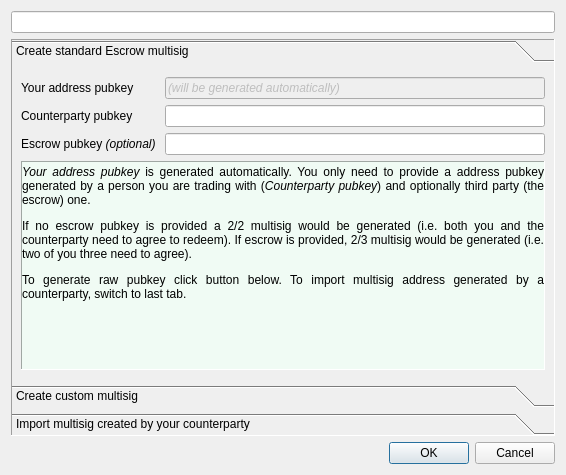
<?xml version="1.0" encoding="UTF-8"?>
<ui version="4.0">
 <class>AskMultisigDialog</class>
 <widget class="QDialog" name="AskMultisigDialog">
  <property name="geometry">
   <rect>
    <x>0</x>
    <y>0</y>
    <width>566</width>
    <height>475</height>
   </rect>
  </property>
  <property name="sizePolicy">
   <sizepolicy hsizetype="Preferred" vsizetype="Minimum">
    <horstretch>0</horstretch>
    <verstretch>0</verstretch>
   </sizepolicy>
  </property>
  <property name="minimumSize">
   <size>
    <width>550</width>
    <height>0</height>
   </size>
  </property>
  <property name="windowTitle">
   <string>Multisig</string>
  </property>
  <layout class="QVBoxLayout" name="verticalLayout">
   <property name="sizeConstraint">
    <enum>QLayout::SetMinimumSize</enum>
   </property>
   <item><widget class="QLineEdit" name="labelEdit"/></item>
   <item>
    <widget class="QToolBox" name="toolBox">
     <property name="frameShape">
      <enum>QFrame::Panel</enum>
     </property>
     <property name="frameShadow">
      <enum>QFrame::Sunken</enum>
     </property>
     <property name="currentIndex">
      <number>0</number>
     </property>
     <widget class="QWidget" name="pageEscrow">
      <property name="geometry">
       <rect>
        <x>0</x>
        <y>0</y>
        <width>546</width>
        <height>326</height>
       </rect>
      </property>
      <attribute name="label">
       <string>Create standard Escrow multisig</string>
      </attribute>
      <layout class="QGridLayout" name="escrowGridLayout">
       <item row="4" column="2">
        <widget class="QLineEdit" name="counterpartyAddressLineEdit"/>
       </item>
       <item row="5" column="2">
        <widget class="QLineEdit" name="escrowAddressLineEdit"/>
       </item>
       <item row="1" column="2">
        <widget class="QLineEdit" name="yourAddressLineEdit">
         <property name="enabled">
          <bool>false</bool>
         </property>
         <property name="font">
          <font>
           <italic>true</italic>
          </font>
         </property>
         <property name="text">
          <string>(will be generated automatically)</string>
         </property>
         <property name="readOnly">
          <bool>true</bool>
         </property>
        </widget>
       </item>
       <item row="1" column="1">
        <widget class="QLabel" name="yourAddressLabel">
         <property name="text">
          <string>Your address pubkey</string>
         </property>
        </widget>
       </item>
       <item row="5" column="1">
        <widget class="QLabel" name="escrowLabel">
         <property name="text">
          <string>Escrow pubkey &lt;i&gt;(optional)&lt;/i&gt;&amp;nbsp;</string>
         </property>
        </widget>
       </item>
       <item row="4" column="1">
        <widget class="QLabel" name="counterpartyAddressLabel">
         <property name="text">
          <string>Counterparty pubkey</string>
         </property>
        </widget>
       </item>
       <item row="6" column="1" colspan="2">
        <widget class="QLabel" name="escrowExplainedLabel">
         <property name="styleSheet">
          <string notr="true">background-color: #f0fbf4</string>
         </property>
         <property name="frameShape">
          <enum>QFrame::Panel</enum>
         </property>
         <property name="frameShadow">
          <enum>QFrame::Sunken</enum>
         </property>
         <property name="text">
          <string>&lt;p&gt;&lt;i&gt;Your address pubkey&lt;/i&gt; is generated automatically.
You only need to provide a address pubkey generated by a person you are trading with (&lt;i&gt;Counterparty pubkey&lt;/i&gt;) and optionally third party (the escrow) one.&lt;/p&gt;
&lt;p&gt;If no escrow pubkey is provided a 2/2 multisig would be generated
(i.e. both you and the counterparty need to agree to redeem). If escrow is provided, 2/3 multisig would be generated (i.e. two of you three need to agree).&lt;/p&gt;
&lt;p&gt;To generate raw pubkey click button below. To import multisig address generated by a counterparty, switch to last tab.&lt;/p&gt;</string>
         </property>
         <property name="alignment">
          <set>Qt::AlignJustify|Qt::AlignTop</set>
         </property>
         <property name="wordWrap">
          <bool>true</bool>
         </property>
         <property name="margin">
          <number>4</number>
         </property>
        </widget>
       </item>
      </layout>
     </widget>
     <widget class="QWidget" name="pageCustom">
      <property name="geometry">
       <rect>
        <x>0</x>
        <y>0</y>
        <width>546</width>
        <height>326</height>
       </rect>
      </property>
      <property name="sizePolicy">
       <sizepolicy hsizetype="Preferred" vsizetype="Minimum">
        <horstretch>0</horstretch>
        <verstretch>0</verstretch>
       </sizepolicy>
      </property>
      <attribute name="label">
       <string>Create custom multisig</string>
      </attribute>
      <layout class="QFormLayout" name="formLayout">
       <property name="sizeConstraint">
        <enum>QLayout::SetMinimumSize</enum>
       </property>
       <property name="fieldGrowthPolicy">
        <enum>QFormLayout::AllNonFixedFieldsGrow</enum>
       </property>
       <item row="0" column="0">
        <widget class="QLabel" name="signaturesRequiredLabel">
         <property name="text">
          <string>Signatures required</string>
         </property>
        </widget>
       </item>
       <item row="0" column="1">
        <widget class="QSpinBox" name="signaturesRequiredSpinBox">
         <property name="sizePolicy">
          <sizepolicy hsizetype="Expanding" vsizetype="Fixed">
           <horstretch>0</horstretch>
           <verstretch>0</verstretch>
          </sizepolicy>
         </property>
         <property name="minimum">
          <number>1</number>
         </property>
         <property name="maximum">
          <number>20</number>
         </property>
         <property name="value">
          <number>3</number>
         </property>
        </widget>
       </item>
       <item row="1" column="0">
        <widget class="QLabel" name="totalAdressesLabel">
         <property name="text">
          <string>Total number of pubkeys</string>
         </property>
        </widget>
       </item>
       <item row="1" column="1">
        <widget class="QSpinBox" name="totalAdressesSpinBox">
         <property name="sizePolicy">
          <sizepolicy hsizetype="Expanding" vsizetype="Fixed">
           <horstretch>0</horstretch>
           <verstretch>0</verstretch>
          </sizepolicy>
         </property>
         <property name="minimum">
          <number>1</number>
         </property>
         <property name="maximum">
          <number>20</number>
         </property>
         <property name="value">
          <number>2</number>
         </property>
        </widget>
       </item>
       <item row="2" column="0">
        <widget class="QLabel" name="foreignAdressesLabel">
         <property name="maximumSize">
          <size>
           <width>135</width>
           <height>16777215</height>
          </size>
         </property>
         <property name="text">
          <string>&lt;p&gt;Foreign pubkeys&lt;/p&gt;&lt;p style=&quot; font-style:italic;color:#555&quot;&gt;(remaining pubkeys will be generated and added to your wallet)&lt;/p&gt;</string>
         </property>
         <property name="textFormat">
          <enum>Qt::RichText</enum>
         </property>
         <property name="alignment">
          <set>Qt::AlignLeading|Qt::AlignLeft|Qt::AlignTop</set>
         </property>
         <property name="wordWrap">
          <bool>true</bool>
         </property>
        </widget>
       </item>
       <item row="2" column="1">
        <widget class="QPlainTextEdit" name="foreignAdressesEdit"/>
       </item>
      </layout>
     </widget>
     <widget class="QWidget" name="pageImport">
      <property name="geometry">
       <rect>
        <x>0</x>
        <y>0</y>
        <width>546</width>
        <height>326</height>
       </rect>
      </property>
      <property name="sizePolicy">
       <sizepolicy hsizetype="Preferred" vsizetype="Minimum">
        <horstretch>0</horstretch>
        <verstretch>0</verstretch>
       </sizepolicy>
      </property>
      <attribute name="label">
       <string>Import multisig created by your counterparty</string>
      </attribute>
      <layout class="QVBoxLayout" name="importVerticalLayout">
       <item>
        <widget class="QLabel" name="importLabel">
         <property name="font">
          <font>
           <italic>true</italic>
          </font>
         </property>
         <property name="text">
          <string>Enter multisig redeem script below:</string>
         </property>
        </widget>
       </item>
       <item>
        <widget class="QPlainTextEdit" name="importRedeemScriptEdit">
         <property name="font">
          <font>
           <family>Lucida Console</family>
          </font>
         </property>
        </widget>
       </item>
      </layout>
     </widget>
    </widget>
   </item>
   <item>
    <widget class="QDialogButtonBox" name="buttonBox">
     <property name="orientation">
      <enum>Qt::Horizontal</enum>
     </property>
     <property name="standardButtons">
      <set>QDialogButtonBox::Cancel|QDialogButtonBox::Ok</set>
     </property>
    </widget>
   </item>
  </layout>
 </widget>
 <resources/>
 <connections>
  <connection>
   <sender>buttonBox</sender>
   <signal>accepted()</signal>
   <receiver>AskMultisigDialog</receiver>
   <slot>accept()</slot>
   <hints>
    <hint type="sourcelabel">
     <x>248</x>
     <y>254</y>
    </hint>
    <hint type="destinationlabel">
     <x>157</x>
     <y>274</y>
    </hint>
   </hints>
  </connection>
  <connection>
   <sender>buttonBox</sender>
   <signal>rejected()</signal>
   <receiver>AskMultisigDialog</receiver>
   <slot>reject()</slot>
   <hints>
    <hint type="sourcelabel">
     <x>316</x>
     <y>260</y>
    </hint>
    <hint type="destinationlabel">
     <x>286</x>
     <y>274</y>
    </hint>
   </hints>
  </connection>
 </connections>
</ui>
